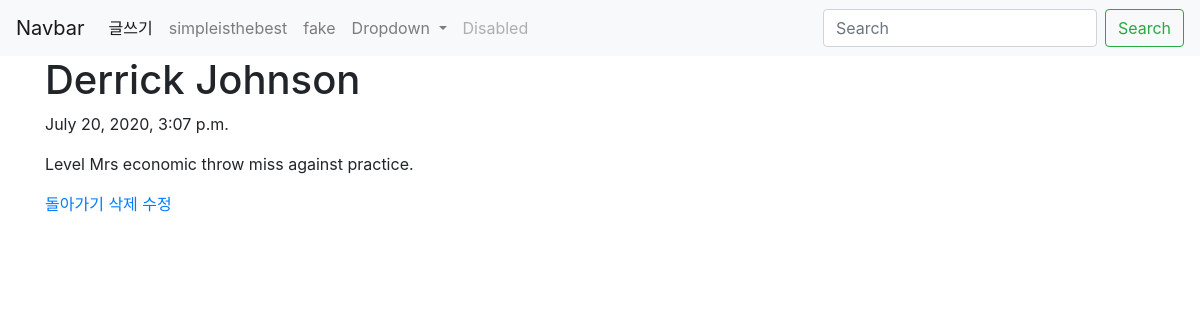
Screenshot of /blog/41/ with the database file from the repository.
### blog/models.py (models this page shows, shortened)
class Blog(models.Model):
    title = models.CharField(max_length=200)
    pub_date = models.DateTimeField('date published')
    body = models.TextField()

### blog/views.py (the view)
# urls.py: path('<int:blog_id>/', views.detail, name = 'detail'),
def detail(request, blog_id):
    blog_detail = get_object_or_404(Blog, pk=blog_id)
    return render(request, 'detail.html', {'blog': blog_detail})

### blog/templates/detail.html
{% extends 'base.html' %}
{% block content %}
 <h1>{{blog.title}}</h1>
 <p>{{blog.pub_date}}</p>
 <p>{{blog.body}}</p>
 <a href="{% url 'blog' %}">돌아가기</a>
 <a href="{% url 'delete' blog.id %}">삭제</a>
 <a href="{% url 'update' blog.id %}">수정</a>
{% endblock %}

### rows the page displays
Blog: title "Derrick Johnson", pub_date "July 20, 2020, 3:07 p.m.", body "Level Mrs economic throw miss against practice."
